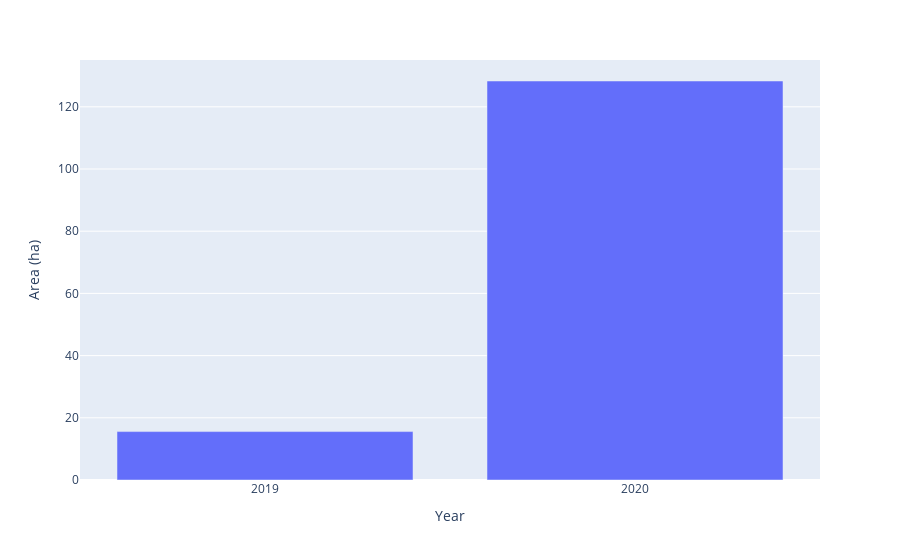

Here is the notebook cell this chart was saved with:
### Code cell
geemap.jrc_hist_monthly_history(
    region=region, 
    start_date= '2019-01-01',
    end_date= '2021-01-01',
    start_month= 6,
    end_month= 8,
    scale=30, 
    frequency='year',
    reducer= max, 
    denominator=1e4, 
    y_label='Area (ha)'
)

### Figure 1 — Plotly figure (JSON) as saved in the notebook; plotly's stock layout.template omitted (floating-point values rounded to 4 significant figures)
{"data": [{"alignmentgroup": "True", "hovertemplate": "Year=%{x}<br>Area (ha)=%{y}<extra></extra>", "legendgroup": "", "marker": {"color": "#636efa", "pattern": {"shape": ""}}, "name": "", "offsetgroup": "", "orientation": "v", "showlegend": false, "textposition": "auto", "type": "bar", "x": ["2019", "2020"], "xaxis": "x", "y": [15.57, 128.3], "yaxis": "y"}], "layout": {"barmode": "relative", "legend": {"tracegroupgap": 0}, "margin": {"t": 60}, "xaxis": {"anchor": "y", "domain": [0, 1], "title": {"text": "Year"}}, "yaxis": {"anchor": "x", "domain": [0, 1], "title": {"text": "Area (ha)"}}}}
